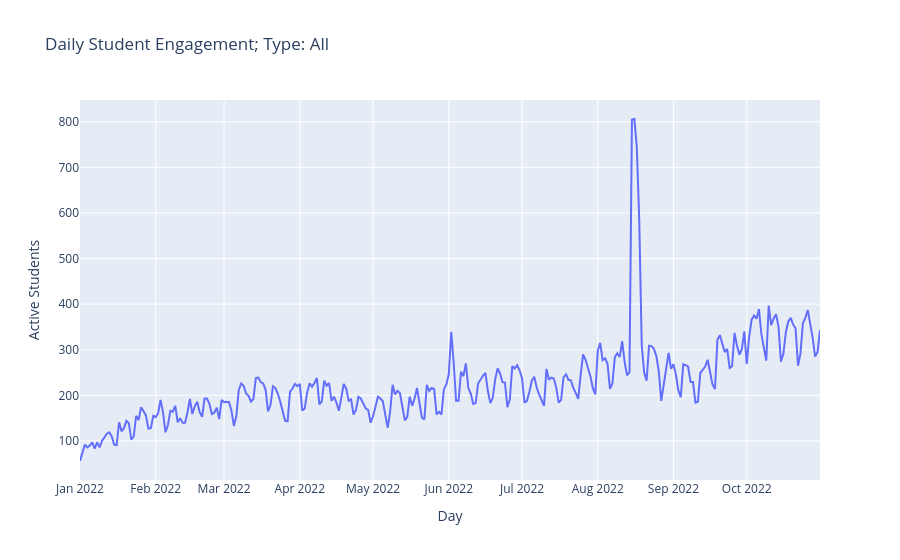

The notebook cell saved with this chart:
### Code cell
import plotly.express as px
from typing import Literal
import numpy as np

def engagement_plot(view: Literal["Daily", "Monthly"],
                    stud_type: Literal["All", "Free", "Paid"],
                    period: tuple[np.datetime64]):
    df = pd.read_csv("data/engagement.csv")
    df.engagement_date = pd.to_datetime(df.engagement_date)
    df["month"] = df.engagement_date.dt.strftime("%Y-%m")
    df = df[(df.engagement_date >= period[0]) & (df.engagement_date <= period[1])]

    if stud_type != "All":
        paid = {"Free": 0, "Paid": 1}
        df = df[df.paid == paid[stud_type]]
    
    if view == "Daily":
        df_grouped = df.groupby("engagement_date", as_index=False).student_id.nunique()
        fig = px.line(x=df_grouped.engagement_date, y=df_grouped.student_id,
                      labels=dict(x="Day", y="Active Students"),
                      title=f"{view} Student Engagement; Type: {stud_type}")
    elif view == "Monthly":
        df_grouped = df.groupby("month", as_index=False).student_id.nunique()
        fig = px.bar(x=df_grouped.month, y=df_grouped.student_id,
                     labels=dict(x="Month", y="Active Students"),
                     title=f"{view} Student Engagement; Type: {stud_type}")
    
    return fig

start, end = np.datetime64("2022-01-01"), np.datetime64("2022-10-31")
fig = engagement_plot("Daily", "All", (start, end))
fig.show()

### Figure 1 — Plotly figure (JSON) as saved in the notebook; plotly's stock layout.template omitted (floating-point values rounded to 4 significant figures; data arrays with more than 128 entries replaced by an {"elided": "..."} marker saying what was removed)
{"data": [{"hovertemplate": "Day=%{x}<br>Active Students=%{y}<extra></extra>", "legendgroup": "", "line": {"color": "#636efa", "dash": "solid"}, "marker": {"symbol": "circle"}, "mode": "lines", "name": "", "orientation": "v", "showlegend": false, "type": "scatter", "x": {"elided": "304 str values"}, "xaxis": "x", "y": {"elided": "304 int values"}, "yaxis": "y"}], "layout": {"legend": {"tracegroupgap": 0}, "title": {"text": "Daily Student Engagement; Type: All"}, "xaxis": {"anchor": "y", "domain": [0, 1], "title": {"text": "Day"}}, "yaxis": {"anchor": "x", "domain": [0, 1], "title": {"text": "Active Students"}}}}
